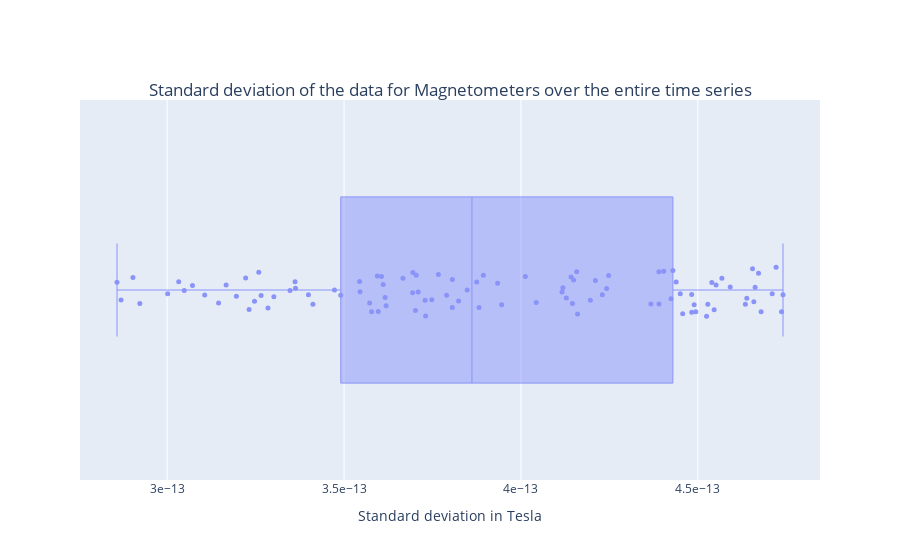
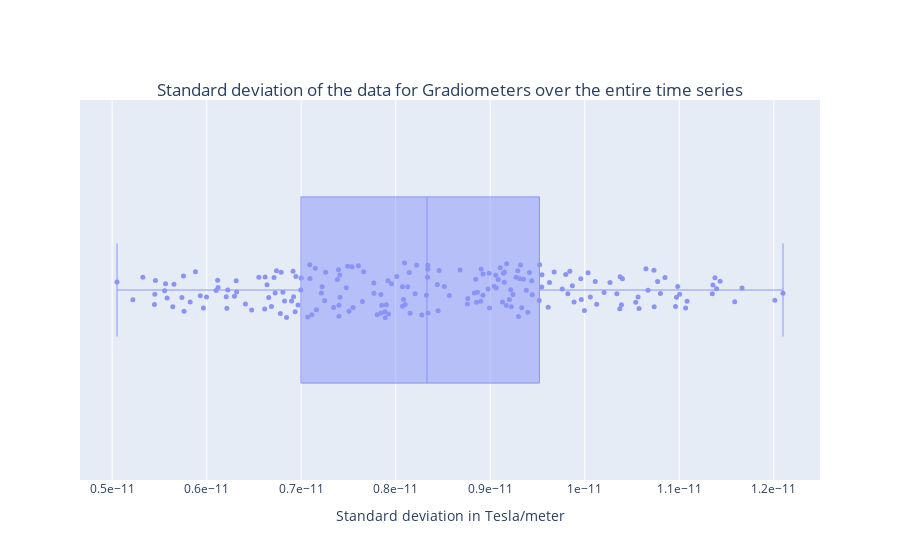
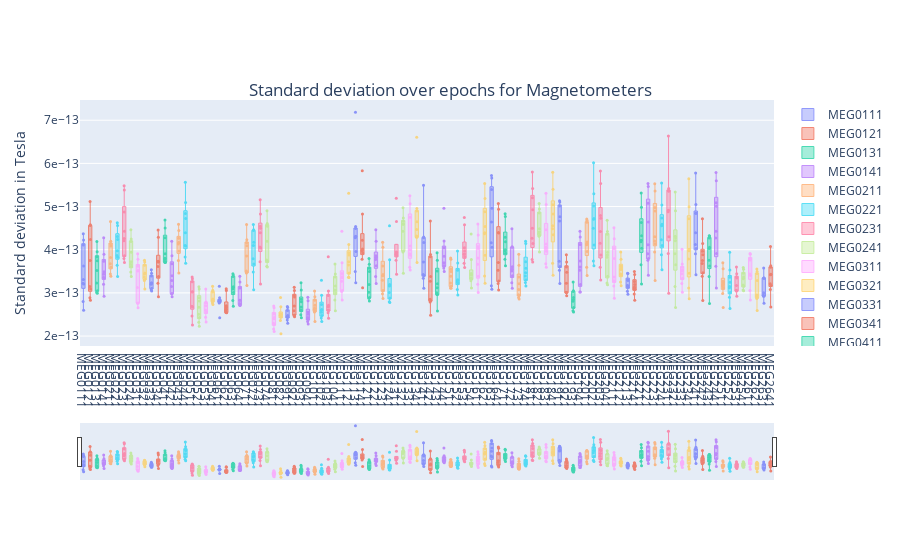
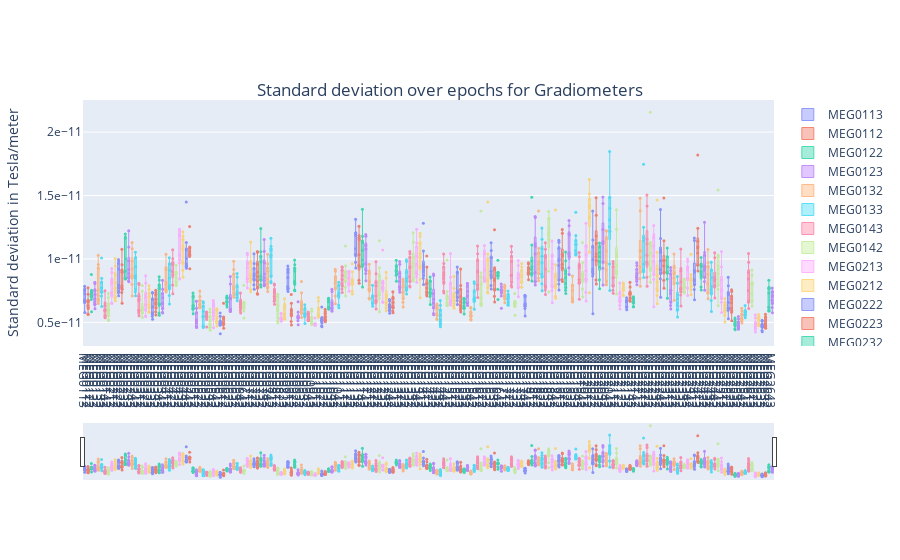

These figures' notebook cell, in order:
### Code cell
#%% TRY TO SAVE DERIVATIVE FROM BIDS DATASET HERE:
from main_meg_qc import make_derivative_meg_qc
config_file_name = 'settings.ini'
raw = make_derivative_meg_qc(config_file_name)
raw
